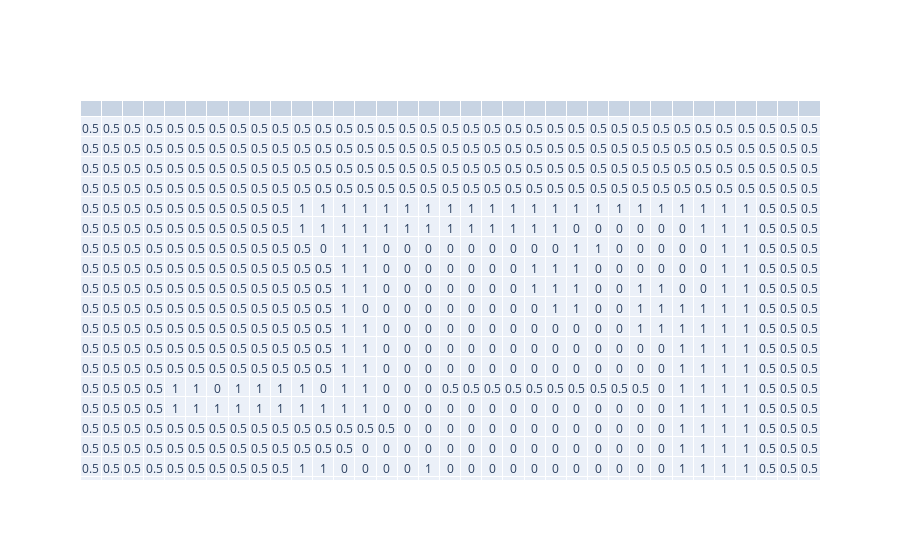

Notebook code cell kept with this figure:
### Code cell
import plotly.graph_objects as go
from plotly.colors import n_colors
import numpy as np

colors = n_colors('rgb(255, 200, 200)', 'rgb(200, 0, 0)', 9, colortype='rgb')

fig = go.Figure(data=[go.Table(
                 cells=dict(values=mr.point_cloud.pmap
                     ))])
fig.show()

x,y=mr.point_cloud.get_idx_from_pos(mr.point_cloud.robot_points[-1][0],mr.point_cloud.robot_points[-1][1])
print(x,y)
plt.ion()
fig, ax = plt.subplots()
ax.imshow(mr.point_cloud.pmap.T, cmap = "PiYG_r")
plt.clf()
i=0
while (i<10):
    #ax.cla()
    mr.point_cloud.pmap[x][y] = 0.5
    x = x + 1
    #plt.subplot(1,10,i+1)
    ax.imshow(mr.point_cloud.pmap.T, cmap = "PiYG_r")
    #ax.axis('off')
    #plt.draw()
    
    i = i+1
    time.sleep(1)
    
plt.draw()

### Figure 1 — Plotly figure (JSON) as saved in the notebook; plotly's stock layout.template omitted (floating-point values rounded to 4 significant figures; data arrays with more than 128 entries replaced by an {"elided": "..."} marker saying what was removed)
{"data": [{"cells": {"values": {"elided": "35x26 float values"}}, "type": "table"}], "layout": {}}
